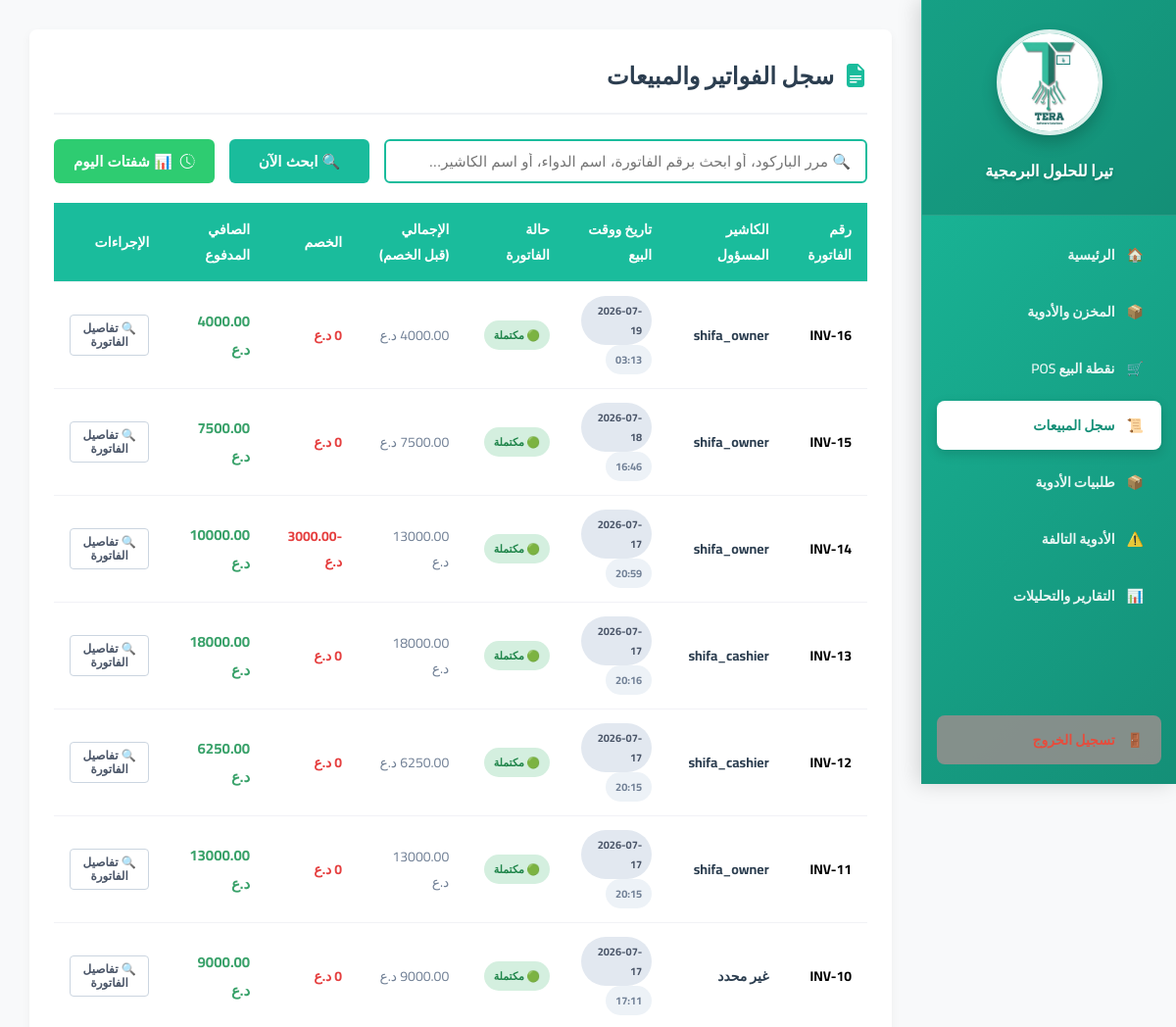
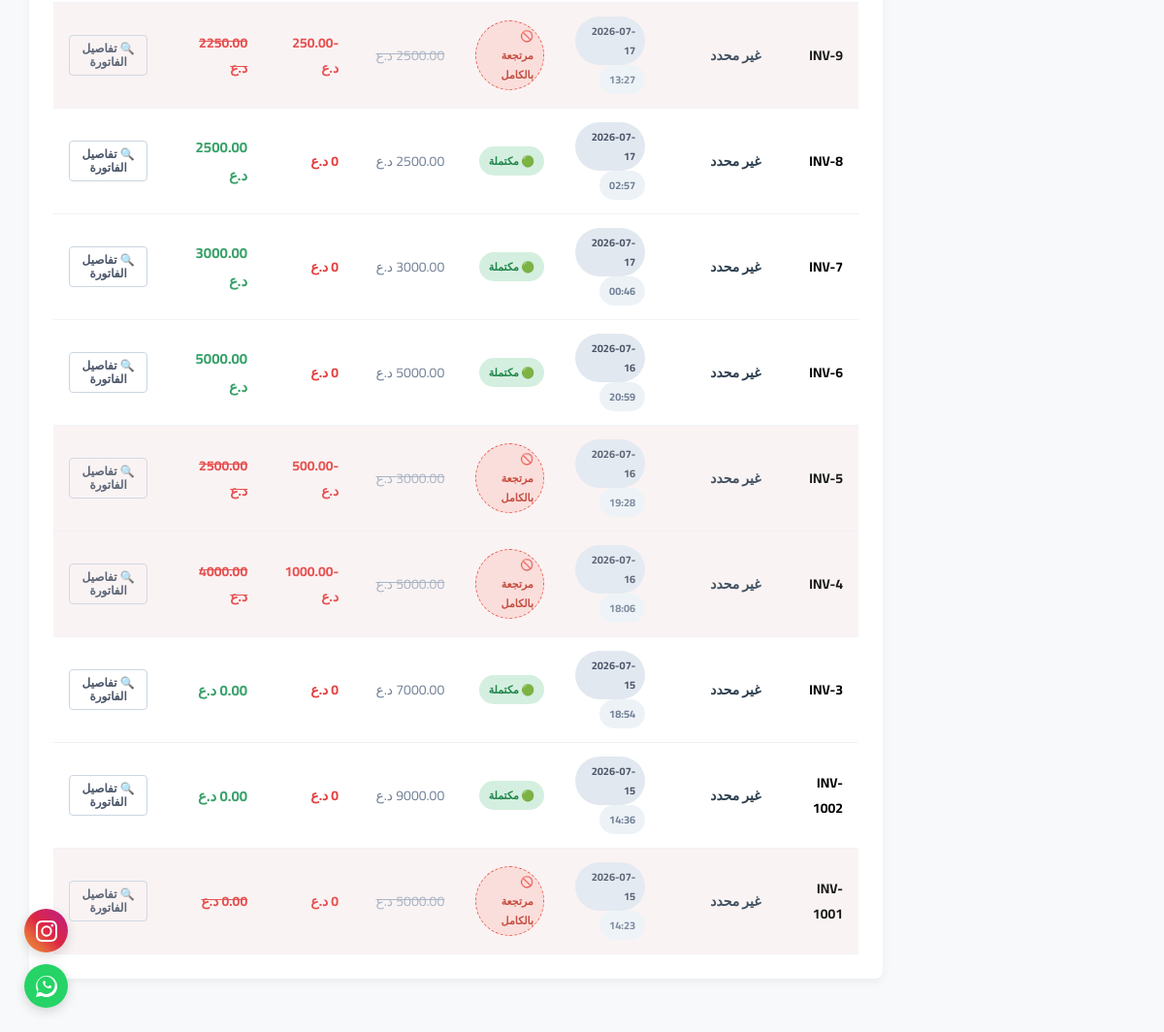
Screenshot of /pharmacy/sales-history/ (signed in) with the database file from the repository (2 pictures, top to bottom).
### pharmacy/models.py (models this page shows, shortened)
class Invoice(models.Model):
    pharmacy = models.ForeignKey(PharmacyBranch, on_delete=models.CASCADE, related_name='invoices', null=True, blank=True)
    invoice_number = models.CharField(max_length=20, blank=True)
    cashier = models.ForeignKey(User, on_delete=models.SET_NULL, null=True, blank=True, related_name='invoices', verbose_name="الكاشير المسؤول")
    total_amount = models.DecimalField(max_digits=10, decimal_places=2, default=0.0, verbose_name="المجموع قبل الخصم")
    discount = models.DecimalField(max_digits=10, decimal_places=2, default=0.0, verbose_name="قيمة الخصم المالي")
    final_amount = models.DecimalField(max_digits=10, decimal_places=2, default=0.0, verbose_name="الصافي المدفوع فعلياً")
    created_at = models.DateTimeField(auto_now_add=True)
    is_refunded = models.BooleanField(default=False)
    class Meta:
        unique_together = ('pharmacy', 'invoice_number')

### pharmacy/views.py (the view, shortened to what this page needs)
# urls.py: path('sales-history/', views.sales_history, name='sales_history'),
@login_required
def sales_history(request):
    user_profile = request.user.profile
    user_pharmacy = user_profile.pharmacy
    search_query = request.GET.get('search_query', '').strip()
    invoices = Invoice.objects.filter(
        pharmacy=user_pharmacy
    ).select_related('cashier').prefetch_related('items__medicine')
    invoices = invoices.order_by('-created_at')
    cashier_summary = []
    if user_profile.is_pharmacy_owner:
        today = timezone.now().date()
        pharmacy_users = User.objects.filter(profile__pharmacy=user_pharmacy)
        for u in pharmacy_users:
            today_invoices = Invoice.objects.filter(
                pharmacy=user_pharmacy,
                cashier=u,
                created_at__date=today
            ).order_by('-created_at')
            total_sales = today_invoices.aggregate(Sum('final_amount'))['final_amount__sum'] or 0.0
            cashier_summary.append({
                'username': u.username,
                'total_sales': total_sales,
                'bill_count': today_invoices.count(),
                'invoices_list': today_invoices
            })
    return render(request, 'pharmacy/sales_history.html', {
        'invoices': invoices,
        'search_query': search_query,
        'pharmacy_name': user_pharmacy.name,
        'is_owner': user_profile.is_pharmacy_owner,
        'cashier_summary': cashier_summary
    })

### pharmacy/templates/pharmacy/sales_history.html (shortened to what this page needs)
{% extends "pharmacy/base.html" %}
{% block content %}
    <link rel="stylesheet" href="https://cdn.jsdelivr.net/npm/bootstrap-icons@1.11.0/font/bootstrap-icons.css">
    <div class="sales-section">
        <h2 class="section-title">
            <i class="bi bi-file-earmark-text-fill" style="color: #1abc9c;"></i>
            سجل الفواتير والمبيعات
        </h2>
        <div class="search-container">
            <form method="GET" action="{% url 'sales_history' %}" style="display: flex; flex: 1; gap: 15px; margin: 0;">
                <input type="text" name="search_query" class="search-input"
                    placeholder="🔍 مرر الباركود، أو ابحث برقم الفاتورة، اسم الدواء، أو اسم الكاشير..."
                    value="{{ search_query }}" autofocus autocomplete="off">
                <button type="submit" class="btn-search">🔍 ابحث الآن</button>
            </form>
            {% if is_owner %}
                <button type="button" class="btn-shifts" onclick="openShiftsModal()">
                    <i class="bi bi-clock-history"></i> 📊 شفتات اليوم
                </button>
            {% endif %}
        </div>
        {% if invoices %}
            <div class="custom-table-wrapper">
                <table class="custom-table">
                    <thead>
                        <tr>
                            <th>رقم الفاتورة</th>
                            <th>الكاشير المسؤول</th>
                            <th>تاريخ ووقت البيع</th>
                            <th>حالة الفاتورة</th>
                            <th>الإجمالي (قبل الخصم)</th>
                            <th>الخصم</th>
                            <th>الصافي المدفوع</th>
                            <th>الإجراءات</th>
                        </tr>
                    </thead>
                    <tbody>
                        {% for invoice in invoices %}
                        <tr {% if invoice.is_refunded %}style="background-color: #faf2f2; opacity: 0.9;"{% endif %}>
                            <td><strong>{{ invoice.invoice_number }}</strong></td>
                            <td>
                                <strong style="color: #2c3e50;">{{ invoice.cashier.username|default:"غير محدد" }}</strong>
                            </td>
                            <td>
                                <span class="custom-badge badge-date">{{ invoice.created_at|date:"Y-m-d" }}</span>
                                <span class="custom-badge badge-time">{{ invoice.created_at|date:"H:i" }}</span>
                            </td>
                            <td>
                                {% if invoice.is_refunded %}
                                    <span class="custom-badge badge-refunded">🚫 مرتجعة بالكامل</span>
                                {% else %}
                                    <span class="custom-badge badge-success">🟢 مكتملة</span>
                                {% endif %}
                            </td>
                            <td>
                                {% if invoice.is_refunded %}
                                    <span style="color: #a0aec0; text-decoration: line-through;">{{ invoice.total_amount }} د.ع</span>
                                {% else %}
                                    <span style="color: #718096;">{{ invoice.total_amount }} د.ع</span>
                                {% endif %}
                            </td>
                            <td style="color: #e53e3e; font-weight: bold;">
                                {% if invoice.discount > 0 %}
                                    -{{ invoice.discount }} د.ع
                                {% else %}
                                    0 د.ع
                                {% endif %}
                            </td>
                            <td>
                                {% if invoice.is_refunded %}
                                    <strong style="color: #e53e3e; text-decoration: line-through;">{{ invoice.final_amount }} د.ع</strong>
                                {% else %}
                                    <strong style="color: #38a169; font-size: 15px;">{{ invoice.final_amount }} د.ع</strong>
                                {% endif %}
                            </td>
                            <td>
                                <button class="btn-details" onclick='openInvoiceDetails("{{ invoice.invoice_number }}", "{{ invoice.total_amount }}", "{{ invoice.discount }}", "{{ invoice.final_amount }}", "{{ invoice.created_at|date:"Y-m-d H:i" }}", "{{ invoice.id }}", "{{ invoice.is_refunded }}")'>
                                    🔍 تفاصيل الفاتورة
                                </button>
                            </td>
                        </tr>
                        {% endfor %}
                    </tbody>
                </table>
            </div>
        {% else %}
            <div style="text-align: center; padding: 50px 20px; color: #e53e3e;">
                <i class="bi bi-exclamation-triangle" style="font-size: 3rem;"></i>
                <p style="margin-top: 15px; font-size: 17px; font-weight: bold;">لم يتم العثور على أي فواتير مطابقة لبحثك.</p>
            </div>
        {% endif %}
    </div>
{% endblock %}

### pharmacy/templates/pharmacy/base.html (style rules this page uses)
body { font-family: 'Cairo', sans-serif; margin: 0; padding: 0; background-color: #f8f9fa; display: flex; }

### pharmacy/templates/pharmacy/sales_history.html (style rules this page uses)
html { overflow-y: scroll; }
.sales-section { background: white; padding: 25px; border-radius: 8px; box-shadow: 0 4px 10px rgba(0,0,0,0.05); margin-bottom: 25px; }
.section-title { margin-top: 0; color: #2c3e50; border-bottom: 2px solid #f1f2f6; padding-bottom: 15px; margin-bottom: 25px; display: flex; align-items: center; gap: 10px; }
.search-container { display: flex; gap: 15px; margin-bottom: 20px; }
.search-input { flex: 1; padding: 12px 15px; border: 2px solid #1abc9c; border-radius: 6px; font-size: 15px; outline: none; transition: border-color 0.2s; }
.btn-search { background-color: #1abc9c; color: white; border: none; border-radius: 6px; padding: 12px 30px; font-size: 15px; font-weight: bold; cursor: pointer; transition: background 0.2s; }
.btn-shifts { background-color: #2ecc71; color: white; border: none; border-radius: 6px; padding: 12px 20px; font-size: 15px; font-weight: bold; cursor: pointer; transition: background 0.2s; display: flex; align-items: center; gap: 8px; }
.custom-table-wrapper { overflow-x: auto; }
.custom-table { width: 100%; border-collapse: collapse; font-size: 14px; text-align: right; }
.custom-table th, .custom-table td { padding: 14px 16px; border-bottom: 1px solid #f1f2f6; }
.custom-table th { background-color: #1abc9c; color: white; font-weight: bold; }
.custom-table tbody tr { transition: background-color 0.2s; }
.custom-badge { padding: 5px 10px; border-radius: 50px; font-size: 11px; font-weight: bold; display: inline-flex; align-items: center; gap: 5px; }
.badge-date { background-color: #e2e8f0; color: #4a5568; }
.badge-time { background-color: #edf2f7; color: #718096; }
.badge-success { background-color: #d4efdf; color: #1e8449; }
.badge-refunded { background-color: #fadbd8; color: #c0392b; border: 1px dashed #e74c3c; }
.btn-details { background: none; border: 1px solid #cbd5e0; color: #4a5568; padding: 6px 12px; border-radius: 4px; cursor: pointer; font-weight: bold; font-size: 12px; transition: all 0.2s; }

### rows the page displays
Invoice: invoice_number "INV-16", cashier.username "shifa_owner", created_at "2026-07-19", created_at "03:13", is_refunded "🟢 مكتملة", total_amount "4000.00", discount "0 د.ع", final_amount "4000.00"
Invoice: invoice_number "INV-15", cashier.username "shifa_owner", created_at "2026-07-18", created_at "16:46", is_refunded "🟢 مكتملة", discount "0 د.ع", final_amount "7500.00"
Invoice: invoice_number "INV-14", cashier.username "shifa_owner", created_at "2026-07-17", created_at "20:59", is_refunded "🟢 مكتملة", total_amount "13000.00", discount "3000.00", final_amount "10000.00"
Invoice: invoice_number "INV-13", cashier.username "shifa_cashier", created_at "2026-07-17", created_at "20:16", is_refunded "🟢 مكتملة", total_amount "18000.00", discount "0 د.ع", final_amount "18000.00"
Invoice: invoice_number "INV-12", cashier.username "shifa_cashier", created_at "2026-07-17", created_at "20:15", is_refunded "🟢 مكتملة", discount "0 د.ع", final_amount "6250.00"
Invoice: invoice_number "INV-11", cashier.username "shifa_owner", created_at "2026-07-17", created_at "20:15", is_refunded "🟢 مكتملة", total_amount "13000.00", discount "0 د.ع", final_amount "13000.00"
Invoice: invoice_number "INV-10", cashier.username "غير محدد", created_at "2026-07-17", created_at "17:11", is_refunded "🟢 مكتملة", discount "0 د.ع", final_amount "9000.00"
Invoice: invoice_number "INV-9", cashier.username "غير محدد", created_at "2026-07-17", created_at "13:27", is_refunded "🚫 مرتجعة بالكامل", total_amount "2500.00", discount "250.00", final_amount "2250.00"
Invoice: invoice_number "INV-8", cashier.username "غير محدد", created_at "2026-07-17", created_at "02:57", is_refunded "🟢 مكتملة", discount "0 د.ع", final_amount "2500.00"
Invoice: invoice_number "INV-7", cashier.username "غير محدد", created_at "2026-07-17", created_at "00:46", is_refunded "🟢 مكتملة", discount "0 د.ع", final_amount "3000.00"
Invoice: invoice_number "INV-6", cashier.username "غير محدد", created_at "2026-07-16", created_at "20:59", is_refunded "🟢 مكتملة", discount "0 د.ع", final_amount "5000.00"
Invoice: invoice_number "INV-5", cashier.username "غير محدد", created_at "2026-07-16", created_at "19:28", is_refunded "🚫 مرتجعة بالكامل", total_amount "3000.00", discount "500.00", final_amount "2500.00"
Invoice: invoice_number "INV-4", cashier.username "غير محدد", created_at "2026-07-16", created_at "18:06", is_refunded "🚫 مرتجعة بالكامل", total_amount "5000.00", discount "1000.00", final_amount "4000.00"
Invoice: invoice_number "INV-3", cashier.username "غير محدد", created_at "2026-07-15", created_at "18:54", is_refunded "🟢 مكتملة", discount "0 د.ع"
Invoice: invoice_number "INV-1002", cashier.username "غير محدد", created_at "2026-07-15", created_at "14:36", is_refunded "🟢 مكتملة", discount "0 د.ع"
Invoice: invoice_number "INV-1001", cashier.username "غير محدد", created_at "2026-07-15", created_at "14:23", is_refunded "🚫 مرتجعة بالكامل", total_amount "5000.00", discount "0 د.ع", final_amount "0.00"
